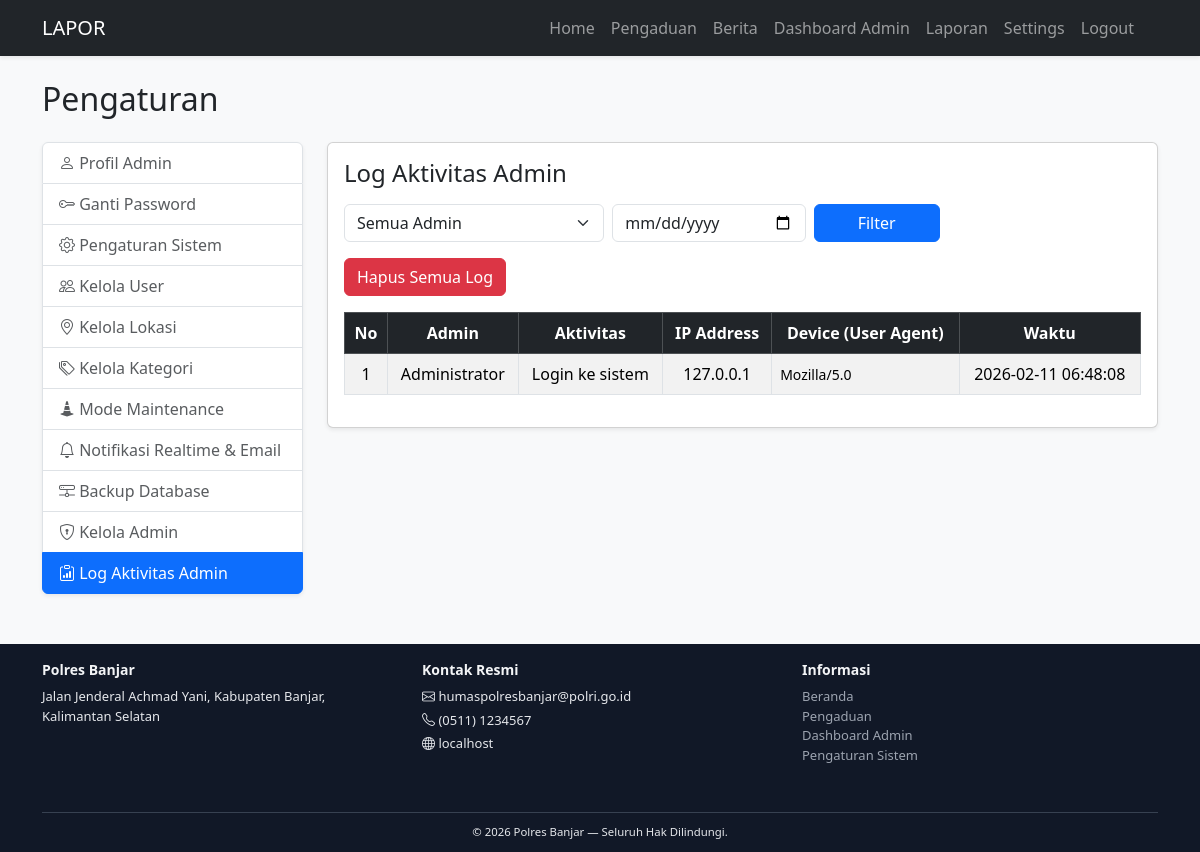
/index.php?page=settings&menu=log (signed in), run on the app's committed database.
### tables this page shows
CREATE TABLE `admin_log` (
  `id` int(11) NOT NULL,
  `id_admin` int(11) DEFAULT NULL,
  `aktivitas` text DEFAULT NULL,
  `ip_address` varchar(50) DEFAULT NULL,
  `user_agent` text DEFAULT NULL,
  `waktu` timestamp NULL DEFAULT current_timestamp()
);

CREATE TABLE `users` (
  `id_user` int(11) NOT NULL,
  `nama_lengkap` varchar(100) NOT NULL,
  `email` varchar(100) NOT NULL,
  `password` varchar(255) NOT NULL,
  `role` enum('admin','user','public') DEFAULT 'user',
  `no_hp` varchar(20) DEFAULT NULL,
  `alamat` text DEFAULT NULL,
  `created_at` timestamp NOT NULL DEFAULT current_timestamp(),
  `foto_profil` varchar(255) DEFAULT NULL
);

### index.php (called while the page is built, shortened)
<?php
$page = isset($_GET['page']) ? $_GET['page'] : 'home';
include 'views/header.php';
include route($page);
include 'views/footer.php';

### views/settings_admin/log.php (the view, shortened to what this page needs)
<?php
$filter_tgl    = $_GET['tanggal'] ?? '';
$where = "WHERE 1=1";
$logQuery = mysqli_query($conn, "
    SELECT l.*, u.nama_lengkap
    FROM admin_log l
    LEFT JOIN users u ON l.id_admin = u.id_user
    $where
    ORDER BY l.id DESC
");
?>
<h4 class="mb-3">Log Aktivitas Admin</h4>
<form class="row g-2 mb-3" method="GET">
    <div class="col-md-4">
        <select name="admin" class="form-select">
            <option value="">Semua Admin</option>
        </select>
    </div>
    <div class="col-md-3">
        <input type="date" name="tanggal" value="<?= $filter_tgl ?>" class="form-control">
    </div>
    <div class="col-md-2">
        <button class="btn btn-primary w-100">Filter</button>
    </div>
</form>
<form method="post" onsubmit="return confirm('Hapus semua log? Tindakan ini tidak bisa dibatalkan!')">
    <button name="clear_log" class="btn btn-danger mb-3">
        <i></i> Hapus Semua Log
    </button>
</form>
<div class="table-responsive">
<table class="table table-striped table-bordered align-middle text-center">
    <thead class="table-dark">
        <tr>
            <th>No</th>
            <th>Admin</th>
            <th>Aktivitas</th>
            <th>IP Address</th>
            <th>Device (User Agent)</th>
            <th>Waktu</th>
        </tr>
    </thead>
    <tbody>
        <?php
        $no = 1;
        if (mysqli_num_rows($logQuery) == 0): ?>
            <tr>
                <td colspan="6" class="text-muted">Belum ada aktivitas tercatat.</td>
            </tr>
        <?php else: ?>
            <?php while ($row = mysqli_fetch_assoc($logQuery)): ?>
                <tr>
                    <td><?= $no++ ?></td>
                    <td>
                        <?= $row['nama_lengkap'] ? htmlspecialchars($row['nama_lengkap']) : '<i>Admin Dihapus</i>' ?>
                    </td>
                    <td><?= htmlspecialchars($row['aktivitas']) ?></td>
                    <td><?= $row['ip_address'] ?: '-' ?></td>
                    <td class="text-start small" style="max-width:250px; word-wrap: break-word;">
                        <?= $row['user_agent'] ?: '-' ?>
                    </td>
                    <td><?= $row['waktu'] ?></td>
                </tr>
            <?php endwhile; ?>
        <?php endif; ?>
    </tbody>
</table>
</div>

### views/header.php (style rules this page uses)
html, body { height: 100%; margin: 0; }
body { display: flex; flex-direction: column; background-color: #f8f9fa; }

### data on the page
admin_log: users.nama_lengkap "Administrator", aktivitas "Login ke sistem", ip_address "127.0.0.1", user_agent "Mozilla/5.0", waktu "2026-02-11 06:48:08"

### other printed values
sys('site_name', 'LAPOR') "LAPOR"
$get('site_name', 'Polres Banjar') "Polres Banjar"
$get('email_service', 'humaspolresbanjar@polri.go.id') "humaspolresbanjar@polri.go.id"
$get('whatsapp', '(0511) 1234567') "(0511) 1234567"
$_SERVER['HTTP_HOST'] "localhost"
